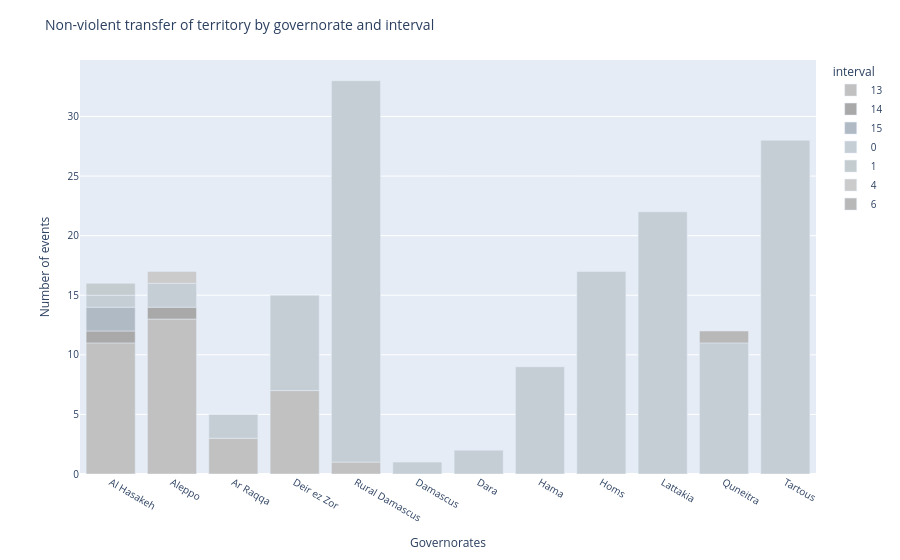

Notebook cell for this chart:
### Code cell
bar_sd_tt = px.bar(
    df_sd_tt, 
    x='admin1',
    y='event_count',
    color='interval',
    color_discrete_map=color_map_grey(intervals),
    category_orders = {'interval': ['13', '14', '15', '0', '1', '4', '6']},
    labels={'admin1':'Governorates', 'event_count': 'Number of events'}
    )

bar_sd_tt

bar_sd_tt.update_layout(
    title = 'Non-violent transfer of territory by governorate and interval',
    title_font_size = 14,
    font_size=10
    # yaxis= dict(tickvals = [0, 400, 800, 1200, 1600, 2000, 2400, 2800])
)

### Figure 1 — Plotly figure (JSON) as saved in the notebook; plotly's stock layout.template omitted (floating-point values rounded to 4 significant figures)
{"data": [{"hovertemplate": "interval=13<br>Governorates=%{x}<br>Number of events=%{y}<extra></extra>", "legendgroup": "13", "marker": {"color": "#C1C1C1", "pattern": {"shape": ""}}, "name": "13", "orientation": "v", "showlegend": true, "textposition": "auto", "type": "bar", "x": ["Al Hasakeh", "Aleppo", "Ar Raqqa", "Deir ez Zor", "Rural Damascus"], "xaxis": "x", "y": [11, 13, 3, 7, 1], "yaxis": "y"}, {"hovertemplate": "interval=14<br>Governorates=%{x}<br>Number of events=%{y}<extra></extra>", "legendgroup": "14", "marker": {"color": "#A9A9A9", "pattern": {"shape": ""}}, "name": "14", "orientation": "v", "showlegend": true, "textposition": "auto", "type": "bar", "x": ["Al Hasakeh", "Aleppo"], "xaxis": "x", "y": [1, 1], "yaxis": "y"}, {"hovertemplate": "interval=15<br>Governorates=%{x}<br>Number of events=%{y}<extra></extra>", "legendgroup": "15", "marker": {"color": "#B0BAC5", "pattern": {"shape": ""}}, "name": "15", "orientation": "v", "showlegend": true, "textposition": "auto", "type": "bar", "x": ["Al Hasakeh"], "xaxis": "x", "y": [2], "yaxis": "y"}, {"hovertemplate": "interval=0<br>Governorates=%{x}<br>Number of events=%{y}<extra></extra>", "legendgroup": "0", "marker": {"color": "#C5CDD5", "pattern": {"shape": ""}}, "name": "0", "orientation": "v", "showlegend": true, "textposition": "auto", "type": "bar", "x": ["Al Hasakeh", "Aleppo", "Ar Raqqa", "Damascus", "Dara", "Deir ez Zor", "Hama", "Homs", "Lattakia", "Quneitra", "Rural Damascus", "Tartous"], "xaxis": "x", "y": [1, 2, 2, 1, 2, 8, 9, 17, 22, 11, 32, 28], "yaxis": "y"}, {"hovertemplate": "interval=1<br>Governorates=%{x}<br>Number of events=%{y}<extra></extra>", "legendgroup": "1", "marker": {"color": "#C4CCD0", "pattern": {"shape": ""}}, "name": "1", "orientation": "v", "showlegend": true, "textposition": "auto", "type": "bar", "x": ["Al Hasakeh"], "xaxis": "x", "y": [1], "yaxis": "y"}, {"hovertemplate": "interval=4<br>Governorates=%{x}<br>Number of events=%{y}<extra></extra>", "legendgroup": "4", "marker": {"color": "#CBCBCB", "pattern": {"shape": ""}}, "name": "4", "orientation": "v", "showlegend": true, "textposition": "auto", "type": "bar", "x": ["Aleppo"], "xaxis": "x", "y": [1], "yaxis": "y"}, {"hovertemplate": "interval=6<br>Governorates=%{x}<br>Number of events=%{y}<extra></extra>", "legendgroup": "6", "marker": {"color": "#B8B8B8", "pattern": {"shape": ""}}, "name": "6", "orientation": "v", "showlegend": true, "textposition": "auto", "type": "bar", "x": ["Quneitra"], "xaxis": "x", "y": [1], "yaxis": "y"}], "layout": {"barmode": "relative", "font": {"size": 10}, "legend": {"title": {"text": "interval"}, "tracegroupgap": 0}, "margin": {"t": 60}, "title": {"font": {"size": 14}, "text": "Non-violent transfer of territory by governorate and interval"}, "xaxis": {"anchor": "y", "domain": [0, 1], "title": {"text": "Governorates"}}, "yaxis": {"anchor": "x", "domain": [0, 1], "title": {"text": "Number of events"}}}}
